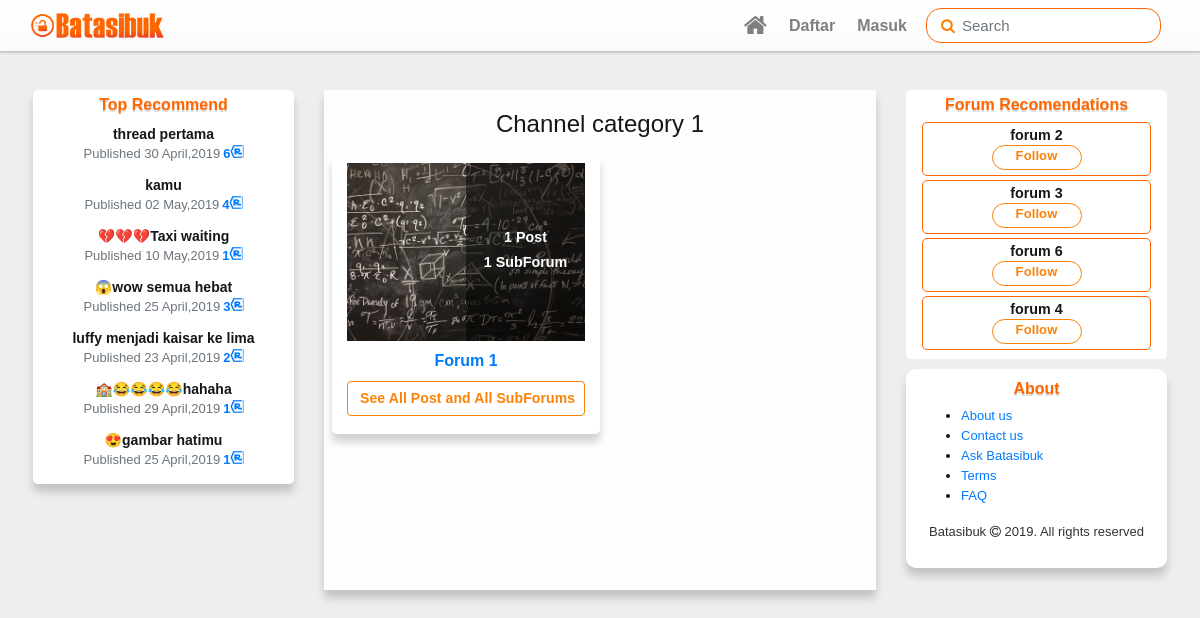
Before: /channel/1/category 1/ with the older database file.
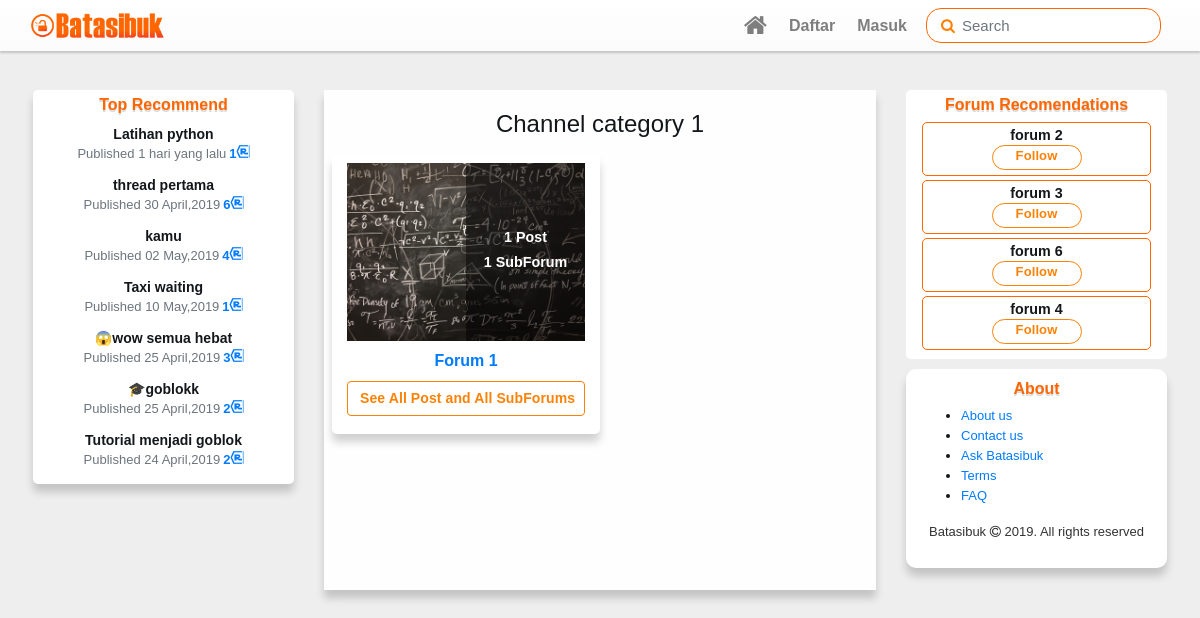
After: the same page with the newer database file.
### batasibuk_forum/models.py (models this page shows, shortened)
class Votable(models.Model):
	class Meta:
		abstract=True
	votes=GenericRelation(Vote,content_type_field='vote_type',object_id_field='vote_id')
	upvotes=models.IntegerField(default=0,blank=True)
	downvotes=models.IntegerField(default=0,blank=True)
	vote_self=False

class Post(Votable):
	objects=PostsManager()
	forum_post_type=models.ForeignKey(ContentType,on_delete=models.PROTECT,related_name='_forum_posts')
	forum_post_id=models.PositiveIntegerField()
	content_forum_post=GenericForeignKey('forum_post_type','forum_post_id')
	author=models.ForeignKey(User,related_name='posts',on_delete=models.PROTECT)
	created=models.DateTimeField(auto_now_add=True)
	updated=models.DateTimeField(auto_now=True)
	updated_by=models.ForeignKey(User,blank=True,null=True,on_delete=models.PROTECT)
	post_title=models.CharField(max_length=255)
	body=RichTextUploadingField(blank=True,
								config_name='post_thread',
								external_plugin_resources=[(
									'emoji',
									'/static/ckeditor_plugins/emoji/',
									'plugin.js')]
								)
	post_slug=models.SlugField(max_length=255,blank=True,editable=False)
	status=models.IntegerField(choices=(
		(0,'Draft'),
		(1,'Post')
		),default=0)
	views=models.IntegerField(blank=True,default=0)

class Followble(models.Model):
	class Meta:
		abstract=True
	followers=GenericRelation(Follow,content_type_field='forum_type',object_id_field='forum_id')

class Forum(Followble):
	def image_path(instance,imagename):
		base_name,ext=os.path.splitext(imagename)
		return f"logo_image/{time.strftime('%y%m%d%H%M%S')}{ext}"
	category=models.ForeignKey(Category,related_name='forums',blank=True,null=True,on_delete=models.PROTECT)
	name=models.CharField(max_length=80)
	position=models.IntegerField(blank=True,default=0)
	description=models.TextField(blank=True,default='')
	moderators=models.ManyToManyField(User,blank=True)
	updated=models.DateTimeField(auto_now=True)
	posts=GenericRelation(Post,content_type_field='forum_post_type',object_id_field='forum_post_id',related_query_name='post_forum')
	post_count=models.IntegerField(blank=True,default=0)
	forum_logo=models.ImageField(default='',upload_to=image_path)

### batasibuk_forum/views.py (the view)
# urls.py: path('channel/<int:id_channel>/<str:name_channel>/',ChannelView.as_view(),name='channel'),
class ChannelView(ListView):
	model=Forum
	template_name='batasibuk_forum/channel_view.html'
	context_object_name='channel_forums'
	def get_context_data(self,*args,**kwargs):
		context=super().get_context_data(*args,**kwargs)
		context['title']=self.kwargs['name_channel']
		return context
	def get_queryset(self):
		query=super().get_queryset()
		category=Category.objects.get(id=self.kwargs['id_channel'])
		return query.filter(category=category)

### batasibuk_forum/models.py (called while the page is built)
	def get_top_recommend(self):
		posts=Post.objects.all()
		for post in posts:
			c_recommends=post.post_recommends.all().count()
			time_since=math.floor((datetime.datetime.now().timestamp()-post.created.timestamp())/3600)
			post.score=(c_recommends)/(time_since+2)**1.8
			if c_recommends==0:
				post.score=(c_recommends-1)/(time_since+2)**1.8
		posts=sorted(posts,key=lambda t:t.score,reverse=True)
		if len(posts)>10:
			return posts[0:7]
		return posts

### batasibuk_forum/templatetags/text_custom.py (called while the page is built)
@register.filter(name='to_time_since')
def to_time_since(d):
	return custom_time_since(d)

### batasibuk_forum/templatetags/top_recommend.py (called while the page is built)
@register.inclusion_tag('snippets/post_recommends.html')
def top_recommend():
	posts=Post.objects.get_top_recommend()
	context={
		'posts':posts,
	}
	return context

@register.inclusion_tag('snippets/forum_recommend.html')
def forum_recommend(request):
	forum=Forum.objects.all()
	if request.user.is_authenticated:
		forum=Forum.objects.exclude(followers__follower=request.user)
	for f in forum:
		f.count_followers=f.followers.all().count()
	recommend_forum=sorted(forum,key=lambda c:c.count_followers,reverse=True)
	if len(recommend_forum)>4:
		recommend_forum=recommend_forum[0:4]
	return {'request':request,'forums':recommend_forum}

### batasibuk_forum/templates/batasibuk_forum/channel_view.html (shortened to what this page needs)
{% extends "base.html" %}
{% load static %}
{% load top_recommend %}
{% block get_in_head %}
	<link rel="stylesheet" type="text/css" href="{% static "css/channel_view.css" %}">
{% endblock get_in_head %}
{% block main_content %}
<div class="row">
	<div class="col-md-3 d-none d-md-block order-md-1">
    	{%top_recommend%}
    </div>
    <div class="col-md-6 order-1 order-md-2 ">
            <div class="wrap-channel container-fluid shadow">
            	<h4>Channel {{title}}</h4>
	            <div class="row p-2">
	            	{% with channel_forums as forums  %}
	            	    {% include "snippets/container_card_forum.html" %}
	            	{% endwith %}
	            </div>
            </div>
    </div>
    <div class="col-md-3 order-2 order-md-3">
      		{%forum_recommend request%}
	   	{% include "snippets/footer.html" %}
	 </div>
</div>
{% endblock main_content %}

### templates/snippets/post_recommends.html
{% load text_custom %}
<div class="trend-threads-card shadow">
  <h6>Top Recommend</h6>
  {% for thread  in posts %}
  	<div class="trend-thread">
      <a href="{% url 'thread' thread.post_slug thread.post_title %}" class="remove-link-format">
      	<p class="threads-title">{{thread.post_title}}</p >
      	<p class="thread-detail"><span class='text-muted'>Published {{thread.created|to_time_since}}</span><span class="thread-r">{{thread.post_recommends.all.count}}<i class="ba-recomend"></i></span></p>
      </a>
  	</div>
  {% endfor %}
</div>

### templates/snippets/container_card_forum.html
{% for forum in forums %}
<div class="detail-forum col-sm-6 pt-2 shadow">
	<a href="{% url "forum:forumview" id_forum=forum.id name_forum=forum.name %}" class="remove-link-format">
	<div class="forum-info">
		<img src="/media/logo_image/logocoba.jpg" class="img-fluid forum-logo">
		<div class="forum-posts d-flex flex-column justify-content-center">
			<p>{{forum.posts.all.count}} Post{{forum.posts.all.count|pluralize}}</p>
			<p>{{forum.subforums.all.count}} SubForum{{forum.subforum.all.count|pluralize}}</p>
		</div>
	</div>
	</a>
	<p><a href="{% url "forum:forumview" forum.id forum.name %}">{{forum.name|capfirst}}</a></p>
	<a href="{% url "forum:forumview" forum.id forum.name %}" class="btn btn-outline-orange d-block mb-2">See All Post and All SubForums</a>
</div>
{% endfor %}

### templates/snippets/forum_recommend.html
{% load vote_follow_filter %}
<div class="suggest-forum-card">
  <h6 class="grey">Forum Recomendations</h6>
  {% for forum in forums  %}
  	<div class="follow-forum">
      <p><a href="{% url "forum:forumview" forum.id forum.name %}"class='remove-link-format'>{{forum.name}}</a></p>
      <a href="javascript:void(0)" class="btn btn-follow follow-this {%is_user_follow forum request %} " data-id='{{forum.id}}' data-action='forum'>{%is_user_follow forum request 'get_text'%}</a>
  </div>
  {% endfor %}
</div>

Changed rows visible on the page:
no longer on this page (row edited): Post: post_title "luffy menjadi kaisar ke lima", created|to_time_since "23 April,2019", post_recommends.all.count "2"
no longer on this page (row edited): Post: post_title "🏫😂😂😂😂hahaha", created|to_time_since "29 April,2019", post_recommends.all.count "1"
no longer on this page (row edited): Post: post_title "😍gambar hatimu", created|to_time_since "25 April,2019", post_recommends.all.count "1"
added Post: post_title "Latihan python", created|to_time_since "1 hari yang lalu", post_recommends.all.count "1"
changed Post: post_title "💔💔💔Taxi waiting" → "Taxi waiting"
now on this page (row edited): Post: post_title "🎓goblokk", created|to_time_since "25 April,2019", post_recommends.all.count "2"
now on this page (row edited): Post: post_title "Tutorial menjadi goblok", created|to_time_since "24 April,2019", post_recommends.all.count "2"
